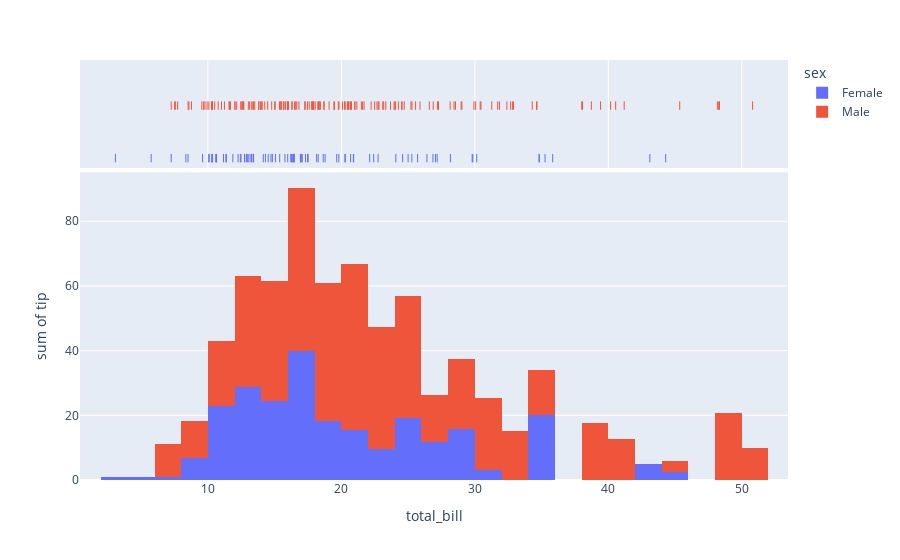

Write notebook code for a chart like this one.
### Markdown cell above
#### Distplot is used for representing data in form of histograms.

### Code cell
import plotly.express as px
df = px.data.tips()
fig = px.histogram(df, x="total_bill", y="tip", color="sex", marginal="rug",
                   hover_data=df.columns)
fig.show()

### Figure 1 — Plotly figure (JSON) as saved in the notebook; plotly's stock layout.template omitted (floating-point values rounded to 4 significant figures; data arrays with more than 128 entries replaced by an {"elided": "..."} marker saying what was removed)
{"data": [{"alignmentgroup": "True", "bingroup": "x", "histfunc": "sum", "hovertemplate": "sex=Female<br>total_bill=%{x}<br>sum of tip=%{y}<extra></extra>", "legendgroup": "Female", "marker": {"color": "#636efa", "pattern": {"shape": ""}}, "name": "Female", "offsetgroup": "Female", "orientation": "v", "showlegend": true, "type": "histogram", "x": [16.99, 24.59, 35.26, 14.83, 10.33, 16.97, 20.29, 15.77, 19.65, 15.06, 20.69, 16.93, 10.29, 34.81, 26.41, 16.45, 3.07, 17.07, 26.86, 25.28, 14.73, 10.07, 34.83, 5.75, 16.32, 22.75, 11.35, 15.38, 44.3, 22.42, 20.92, 14.31, 7.25, 25.71, 17.31, 10.65, 12.43, 24.08, 13.42, 12.48, 29.8, 14.52, 11.38, 20.27, 11.17, 12.26, 18.26, 8.51, 10.33, 14.15, 13.16, 17.47, 27.05, 16.43, 8.35, 18.64, 11.87, 29.85, 25, 13.39, 16.21, 17.51, 10.59, 10.63, 9.6, 20.9, 18.15, 19.81, 43.11, 13, 12.74, 13, 16.4, 16.47, 12.76, 13.27, 28.17, 12.9, 30.14, 13.42, 15.98, 16.27, 10.09, 22.12, 35.83, 27.18, 18.78], "xaxis": "x", "y": [1.01, 3.61, 5, 3.02, 1.67, 3.5, 2.75, 2.23, 3, 3, 2.45, 3.07, 2.6, 5.2, 1.5, 2.47, 1, 3, 3.14, 5, 2.2, 1.83, 5.17, 1, 4.3, 3.25, 2.5, 3, 2.5, 3.48, 4.08, 4, 1, 4, 3.5, 1.5, 1.8, 2.92, 1.68, 2.52, 4.2, 2, 2, 2.83, 1.5, 2, 3.25, 1.25, 2, 2, 2.75, 3.5, 5, 2.3, 1.5, 1.36, 1.63, 5.14, 3.75, 2.61, 2, 3, 1.61, 2, 4, 3.5, 3.5, 4.19, 5, 2, 2.01, 2, 2.5, 3.23, 2.23, 2.5, 6.5, 1.1, 3.09, 3.48, 3, 2.5, 2, 2.88, 4.67, 2, 3], "yaxis": "y"}, {"alignmentgroup": "True", "boxpoints": "all", "customdata": {"elided": "87x5 mixed values"}, "fillcolor": "rgba(255,255,255,0)", "hoveron": "points", "hovertemplate": "sex=%{customdata[0]}<br>total_bill=%{x}<br>smoker=%{customdata[1]}<br>day=%{customdata[2]}<br>time=%{customdata[3]}<br>size=%{customdata[4]}<extra></extra>", "jitter": 0, "legendgroup": "Female", "line": {"color": "rgba(255,255,255,0)"}, "marker": {"color": "#636efa", "symbol": "line-ns-open"}, "name": "Female", "offsetgroup": "Female", "showlegend": false, "type": "box", "x": [16.99, 24.59, 35.26, 14.83, 10.33, 16.97, 20.29, 15.77, 19.65, 15.06, 20.69, 16.93, 10.29, 34.81, 26.41, 16.45, 3.07, 17.07, 26.86, 25.28, 14.73, 10.07, 34.83, 5.75, 16.32, 22.75, 11.35, 15.38, 44.3, 22.42, 20.92, 14.31, 7.25, 25.71, 17.31, 10.65, 12.43, 24.08, 13.42, 12.48, 29.8, 14.52, 11.38, 20.27, 11.17, 12.26, 18.26, 8.51, 10.33, 14.15, 13.16, 17.47, 27.05, 16.43, 8.35, 18.64, 11.87, 29.85, 25, 13.39, 16.21, 17.51, 10.59, 10.63, 9.6, 20.9, 18.15, 19.81, 43.11, 13, 12.74, 13, 16.4, 16.47, 12.76, 13.27, 28.17, 12.9, 30.14, 13.42, 15.98, 16.27, 10.09, 22.12, 35.83, 27.18, 18.78], "xaxis": "x2", "yaxis": "y2"}, {"alignmentgroup": "True", "bingroup": "x", "histfunc": "sum", "hovertemplate": "sex=Male<br>total_bill=%{x}<br>sum of tip=%{y}<extra></extra>", "legendgroup": "Male", "marker": {"color": "#EF553B", "pattern": {"shape": ""}}, "name": "Male", "offsetgroup": "Male", "orientation": "v", "showlegend": true, "type": "histogram", "x": {"elided": "157 float values"}, "xaxis": "x", "y": {"elided": "157 float values"}, "yaxis": "y"}, {"alignmentgroup": "True", "boxpoints": "all", "customdata": {"elided": "157x5 mixed values"}, "fillcolor": "rgba(255,255,255,0)", "hoveron": "points", "hovertemplate": "sex=%{customdata[0]}<br>total_bill=%{x}<br>smoker=%{customdata[1]}<br>day=%{customdata[2]}<br>time=%{customdata[3]}<br>size=%{customdata[4]}<extra></extra>", "jitter": 0, "legendgroup": "Male", "line": {"color": "rgba(255,255,255,0)"}, "marker": {"color": "#EF553B", "symbol": "line-ns-open"}, "name": "Male", "offsetgroup": "Male", "showlegend": false, "type": "box", "x": {"elided": "157 float values"}, "xaxis": "x2", "yaxis": "y2"}], "layout": {"autosize": true, "barmode": "relative", "legend": {"title": {"text": "sex"}, "tracegroupgap": 0}, "margin": {"t": 60}, "xaxis": {"anchor": "y", "autorange": true, "domain": [0, 1], "range": [0.4178, 53.46], "title": {"text": "total_bill"}, "type": "linear"}, "xaxis2": {"anchor": "y2", "autorange": true, "domain": [0, 1], "matches": "x", "range": [0.4178, 53.46], "showgrid": true, "showticklabels": false, "type": "linear"}, "yaxis": {"anchor": "x", "autorange": true, "domain": [0, 0.7326], "range": [0, 95.14], "title": {"text": "sum of tip"}, "type": "linear"}, "yaxis2": {"anchor": "x2", "autorange": true, "domain": [0.7426, 1], "matches": "y2", "range": [-0.6119, 1.5], "showgrid": false, "showline": false, "showticklabels": false, "ticks": "", "type": "category"}}}
